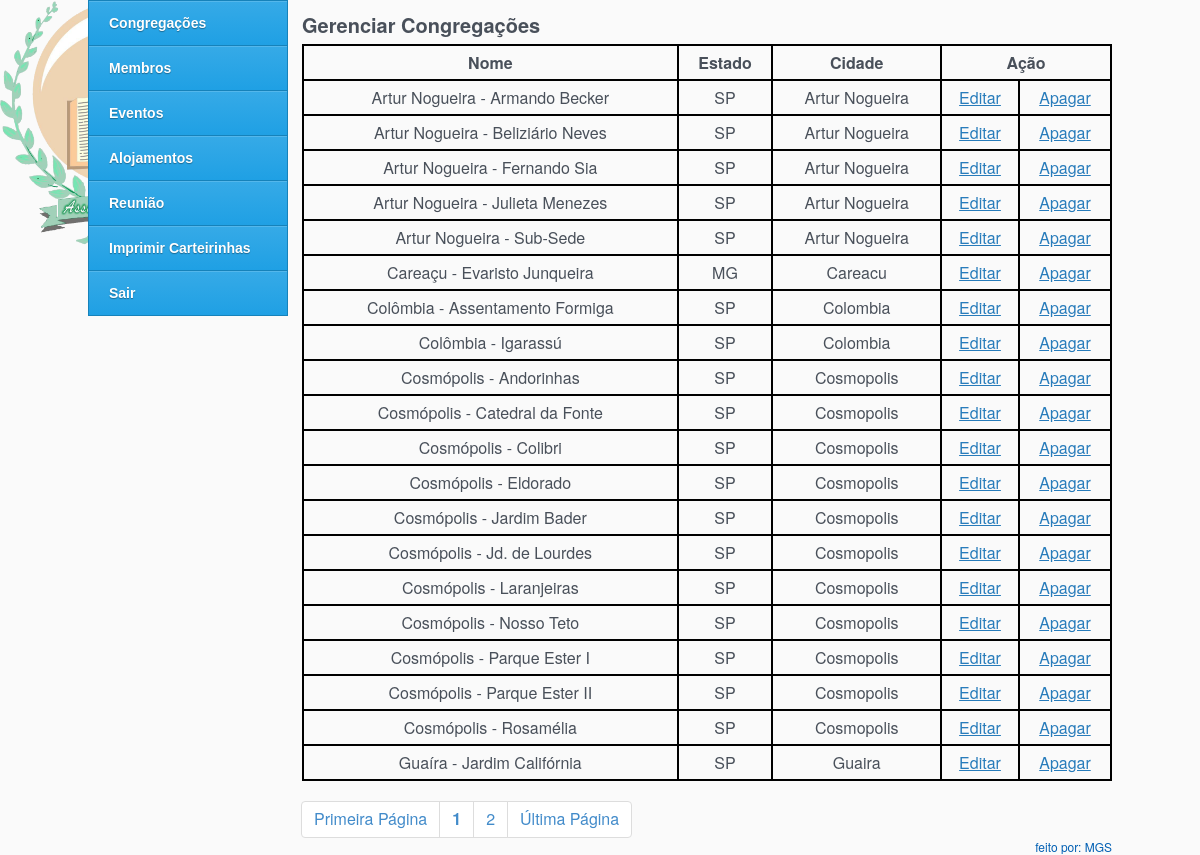
Screenshot of /pages/list_congregacao.php (signed in) with the database file from the repository.
### tables this page shows
CREATE TABLE `congregacao` (
  `id` int(11) NOT NULL AUTO_INCREMENT,
  `nome` varchar(45) DEFAULT NULL,
  `estado` varchar(244) NOT NULL,
  `cidade` int(244) NOT NULL,
  `endereco` varchar(200) NOT NULL,
  `bairro` varchar(200) NOT NULL,
  `telefone1` varchar(10) NOT NULL,
  `telefone2` varchar(10) NOT NULL,
  `email` varchar(200) NOT NULL,
  `dirigente` int(100) NOT NULL COMMENT 'id do dirigente',
  `setor` varchar(200) NOT NULL,
  PRIMARY KEY (`id`)
);

### pages/list_congregacao.php (the view, shortened to what this page needs)
<!DOCTYPE html PUBLIC "-//W3C//DTD XHTML 1.0 Transitional//EN" "http://www.w3.org/TR/xhtml1/DTD/xhtml1-transitional.dtd">
<html>
<head>
    <link rel="stylesheet" href="../css/style.css"/>
</head>
<body>
<div id="box">
	<div id="corpo">
        <div id="conteudo">
            <h2>Gerenciar Congrega&ccedil;&otilde;es</h2>
               <table width="100%" style="margin-top:5px">
                   <tr>
                       <td style="font-weight: bold">Nome</td>
                       <td style="font-weight: bold">Estado</td>
                       <td style="font-weight: bold">Cidade</td>
                       <td colspan="2" style="font-weight: bold">A&ccedil;&atilde;o</td>
                   </tr>
                   <?php
                   $quantidade = 20;
                   $pagina     = (isset($_GET['pagina'])) ? (int)$_GET['pagina'] : 1;
                   $inicio     = ($quantidade * $pagina) - $quantidade;
                       $sql = mysql_query("SELECT id, nome, estado, cidade FROM congregacao ORDER BY nome ASC LIMIT $inicio, $quantidade");
                   while($ln = mysql_fetch_array($sql)){
                   ?>
                   <tr>
                       <td><?php echo $ln['nome']; ?></td>
                       <td><?php echo $ln['estado']; ?></td>
                       <td><?php $cidade = $ln['cidade']; $cidadeqr = mysql_query("SELECT nome FROM tb_cidades WHERE id = '$cidade'");
                           $resultado = mysql_fetch_array($cidadeqr);
                           echo $resultado['nome'];
                           ?></td>
                       <td><a href="edit_congregacao.php?id=<?php echo $ln['id'];?>">Editar</a></td>
                       <td><a href="?id=<?php echo $ln['id'];?>">Apagar</a></td>
                   </tr>
                   <?}?>
               </table>
            <div id="paginacao">
                <?php
                include "paginacao.php";
                ?>
            </div>
        </div>
    <?php include("menu.php");?>
	</div>
    <div id="footer" style="float:right;">
        <a href="pages/contact.php">feito por: MGS</a>
    </div>
</div>
</body>
</html>

### css/style.css (style rules this page uses)
* { margin: 0; padding: 0; }
#box { width: 1024px; margin: 0 auto; }
body { font-family: "Helvetica Neue",Helvetica,Arial; background: url('../images/logo%20igreja.png') #fafafa no-repeat left top; background-size: 250px ; }
#conteudo { width:810px; float: right; margin-top:0; padding-top:10px; }
#conteudo h2 { text-align: left; font-weight: bold; font-size:20px; color:#49505a; }
#conteudo table { border-collapse: collapse !important; margin-top:0; width:100%; }
#conteudo table th, #conteudo table td { border: 2px solid #000 !important; text-align: center; padding:5px; color:#49505a; }
#conteudo a { font-weight: normal; color: #287CBB; cursor: pointer; border-radius: 0; }
#paginacao { margin-top:10px; float: left; }
#footer a { text-decoration: none; color:#005fb3; font-size:12px; }

### rows the page displays
congregacao: nome "Artur Nogueira - Armando Becker", estado "SP", nome "Artur Nogueira"
congregacao: nome "Artur Nogueira - Beliziário Neves", estado "SP", nome "Artur Nogueira"
congregacao: nome "Artur Nogueira - Fernando Sia", estado "SP", nome "Artur Nogueira"
congregacao: nome "Artur Nogueira - Julieta Menezes", estado "SP", nome "Artur Nogueira"
congregacao: nome "Artur Nogueira - Sub-Sede", estado "SP", nome "Artur Nogueira"
congregacao: nome "Careaçu - Evaristo Junqueira", estado "MG", nome "Careacu"
congregacao: nome "Colômbia - Assentamento Formiga", estado "SP", nome "Colombia"
congregacao: nome "Colômbia - Igarassú", estado "SP", nome "Colombia"
congregacao: nome "Cosmópolis - Andorinhas", estado "SP", nome "Cosmopolis"
congregacao: nome "Cosmópolis - Catedral da Fonte", estado "SP", nome "Cosmopolis"
congregacao: nome "Cosmópolis - Colibri", estado "SP", nome "Cosmopolis"
congregacao: nome "Cosmópolis - Eldorado", estado "SP", nome "Cosmopolis"
congregacao: nome "Cosmópolis - Jardim Bader", estado "SP", nome "Cosmopolis"
congregacao: nome "Cosmópolis - Jd. de Lourdes", estado "SP", nome "Cosmopolis"
congregacao: nome "Cosmópolis - Laranjeiras", estado "SP", nome "Cosmopolis"
congregacao: nome "Cosmópolis - Nosso Teto", estado "SP", nome "Cosmopolis"
congregacao: nome "Cosmópolis - Parque Ester I", estado "SP", nome "Cosmopolis"
congregacao: nome "Cosmópolis - Parque Ester II", estado "SP", nome "Cosmopolis"
congregacao: nome "Cosmópolis - Rosamélia", estado "SP", nome "Cosmopolis"
congregacao: nome "Guaíra - Jardim Califórnia", estado "SP", nome "Guaira"

### other values shown
$pagina "1"
